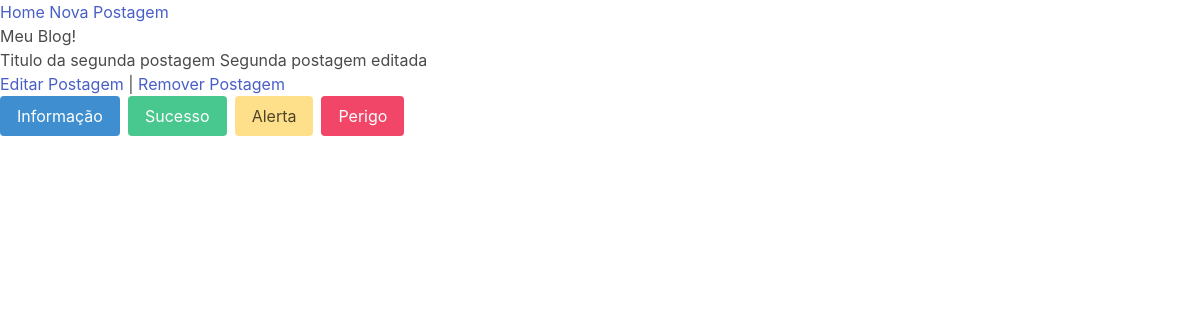
/blog/postagem/2/, run on the app's committed database.
### blog/models.py (models this page shows, shortened)
class Postagem(models.Model):
    titulo = models.CharField(max_length=200)
    conteudo = models.TextField()
    publicada = models.DateTimeField(default=timezone.now)
    criada = models.DateTimeField(auto_now_add=True)
    atualizada = models.DateTimeField(auto_now=True)
    autor = models.ForeignKey(User, on_delete=models.CASCADE)
    status_opcoes = {
        ('rascunho', 'Rascunho'),
        ('publicada', 'Publicada'),
    }
    status = models.CharField(max_length=10, choices=status_opcoes, default='rascunho')

### blog/views.py (the view)
# urls.py: path('postagem/<int:pk>/', PostagemView.as_view(), name="postagem"),
class PostagemView(DetailView):
    model = Postagem
    template_name = "blog/postagem.html"

### templates/blog/postagem.html
{% extends 'blog/blog_base.html' %}
{% block conteudo %}
    {{ object.titulo }}
    {{ object.conteudo }}
    <br>
    <a href="{% url 'editar' object.pk %}">Editar Postagem</a> |
    <a href="{% url 'remover' object.pk %}">Remover Postagem</a>
{% endblock conteudo %}

### data on the page
Postagem: titulo "Titulo da segunda postagem", conteudo "Segunda postagem editada"
